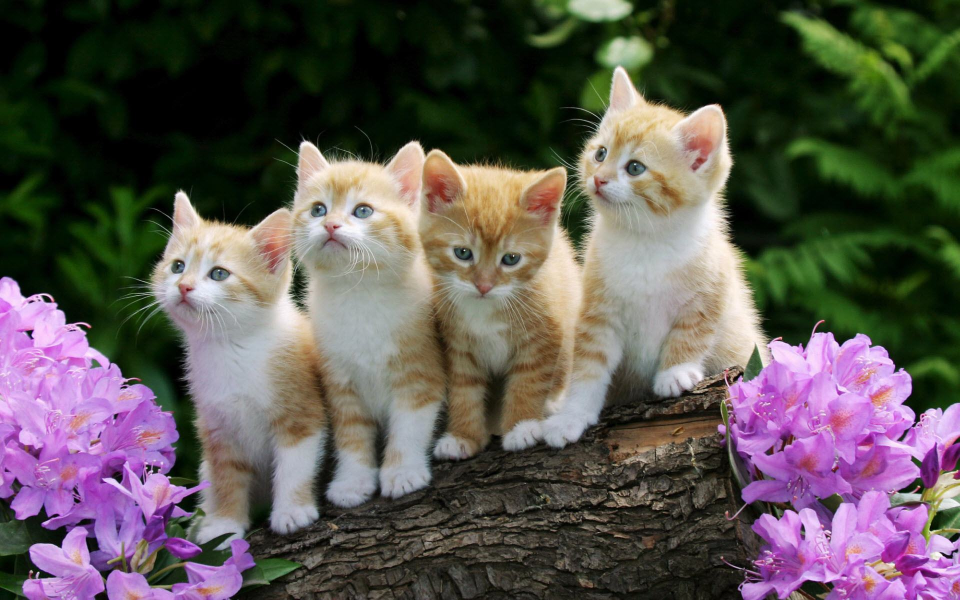
#> input picture sample.jpg, 1920 x 1200 px, found by its file name (shown at 1/2 size)
$ python blurring.py
#> lines starting #> are read from the running program, lines starting #| are printed output that depends on the picture
import cv2
import numpy as np

image = cv2.imread("sample.jpg")
#> image is the input picture: shape (1200, 1920, 3); mean B, G, R 82.1, 85.7, 91.9
if image is None:
    print("Image not found , Please check the path")
    exit()

resize_image = cv2.resize,(image,(300,300))
#cv2.imshow("Resize image",resize_image)

average_blurred_image = cv2.blur(image,(8,8))
#cv2.imshow("Average blurred image",average_blurred_image)

gaussian_blurred_image = cv2.GaussianBlur(image,(9,9),0)
#cv2.imshow("Gaussian blurred image",gaussian_blurred_image)

median_blurred_image = cv2.medianBlur(image,7)
#cv2.imshow("Median blurred image",median_blurred_image)

bilateral_blurred_image = cv2.bilateralFilter(image,9,75,75)
#cv2.imshow("Bilateral blurred image",bilateral_blurred_image)

def put_label(img, text, pos=(10,25)):
#> called with text = 'original', pos = (10, 25)
    return cv2.putText(img, text ,pos, cv2.FONT_HERSHEY_SIMPLEX,0.6,(0, 255, 0),2)

original_lbl = put_label(image.copy(),"original")
avg_lbl = put_label(average_blurred_image.copy(),"Average blur")
gauss_lbl = put_label(gaussian_blurred_image.copy(),"Gaussian blur")
median_lbl = put_label(median_blurred_image.copy(),"Median blur")
bilateral_lbl = put_label(bilateral_blurred_image.copy(),"Bilateral blur")

row1 = np.hstack((original_lbl,avg_lbl,gauss_lbl))
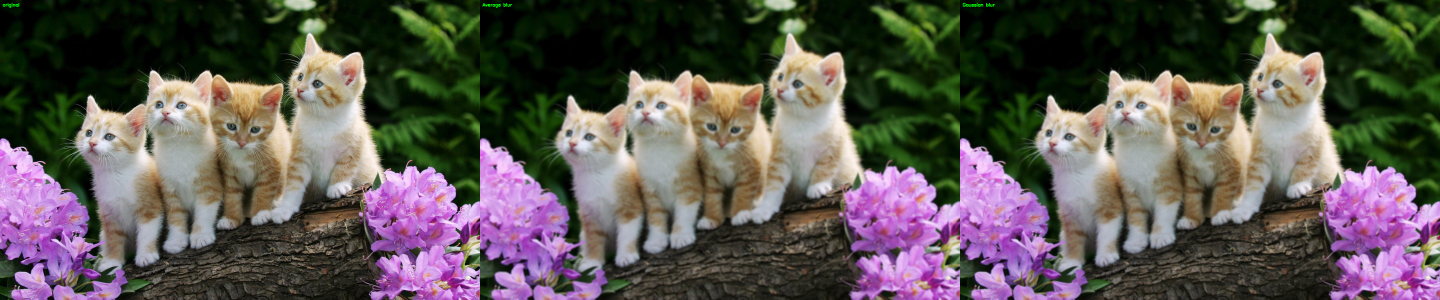
#> row1: shape (1200, 5760, 3) (shown at 1/4 size); mean B, G, R 82.1, 85.8, 91.9
row2 = np.hstack((median_lbl,bilateral_lbl,np.zeros_like(image)))
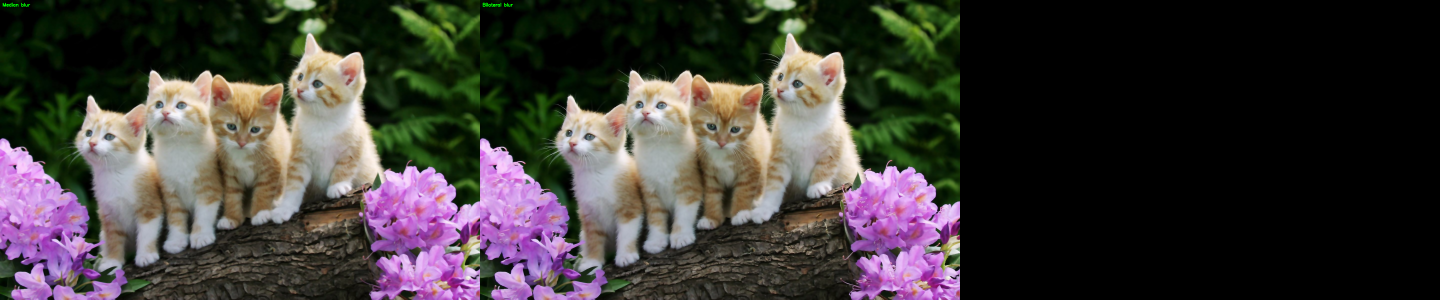
#> row2: shape (1200, 5760, 3) (shown at 1/4 size); mean B, G, R 54.7, 57.1, 61.2

final_image = np.vstack((row1,row2))
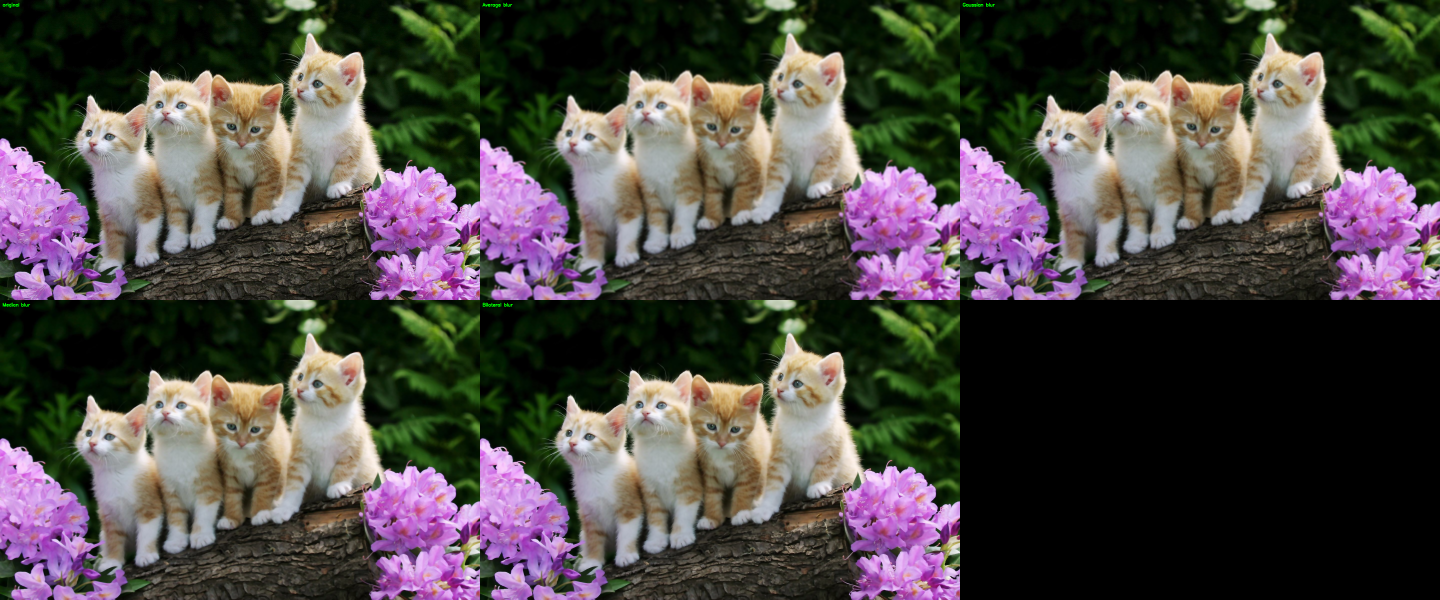
#> final_image: shape (2400, 5760, 3) (shown at 1/4 size); mean B, G, R 68.4, 71.5, 76.5

cv2.imshow("Blurred images comparison",final_image)
cv2.waitKey(0)
cv2.destroyAllWindows()
